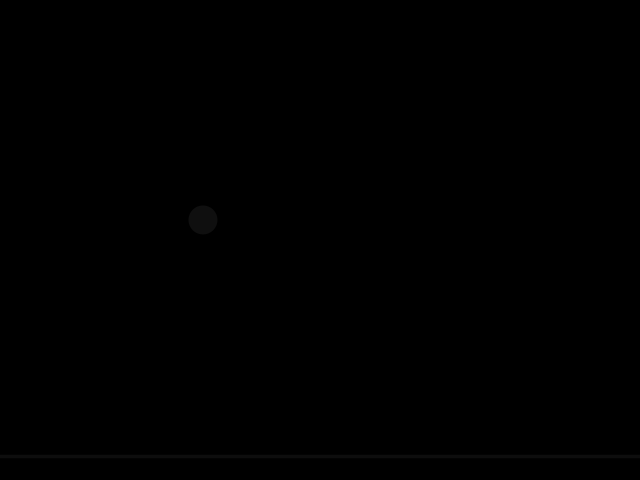
Frame 1 (no input)
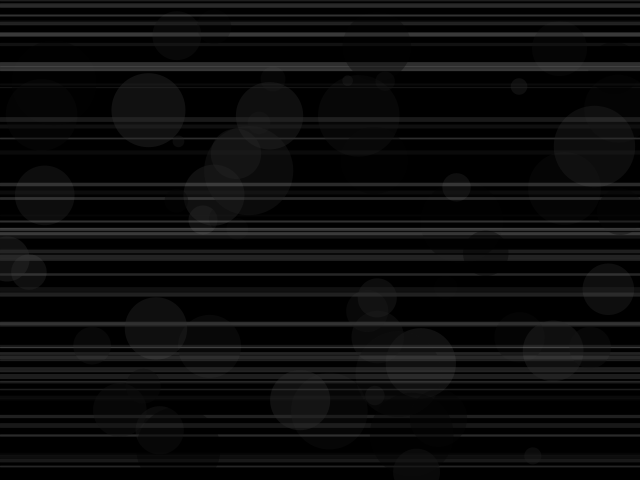
Frame 60 (the mouse pressed at the canvas centre just before this capture)
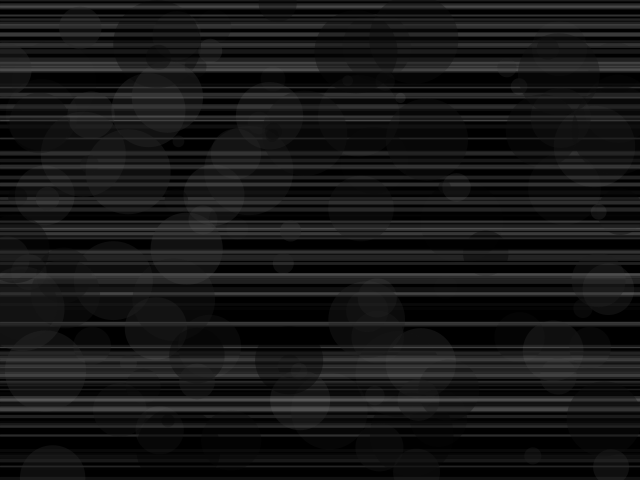
Frame 120 (the mouse held since frame 60 and released just before this capture)

The Processing sketch that drew these frames (run headless with seeded random() and noise(); from frame 60 on, the mouse is pressed at the canvas centre):

// Processing sketch: processing_63562
// ── processing_63562.pde

// horizontal lines and dots

void setup() {
  size(640, 480);
  background(0);  

  smooth();
  frameRate(15);
}

void draw() {
  strokeWeight(random(1,5));
  stroke(random(255), 50);
  float y = random(height);
  line(0, y, width, y);
  
  float r = random(10, 90);
  noStroke();
  fill(random(50),90);
  ellipse(random(width), random(height), r, r);
}

void mouseMoved() {
  float r = random(2, 19);
  noStroke();
  fill(32, 35, 244, 50);
  ellipse(mouseX, mouseY, r, r);
}

void mousePressed() {
  noStroke();
  fill(0);
  rect(0, 0, width, height);
}
